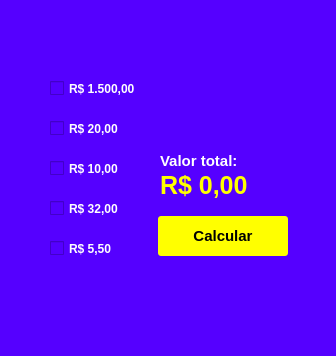
<?xml version="1.0" encoding="UTF-8"?>
<ui version="4.0">
 <class>MainWindow</class>
 <widget class="QMainWindow" name="MainWindow">
  <property name="geometry">
   <rect>
    <x>0</x>
    <y>0</y>
    <width>336</width>
    <height>356</height>
   </rect>
  </property>
  <property name="windowTitle">
   <string>Calculadora de Preços (Aula 16 - CheckBox)</string>
  </property>
  <property name="styleSheet">
   <string notr="true">background-color:rgb(85, 0, 255);</string>
  </property>
  <widget class="QWidget" name="centralwidget">
   <widget class="QPushButton" name="pushButton">
    <property name="geometry">
     <rect>
      <x>158</x>
      <y>216</y>
      <width>130</width>
      <height>40</height>
     </rect>
    </property>
    <property name="cursor">
     <cursorShape>PointingHandCursor</cursorShape>
    </property>
    <property name="styleSheet">
     <string notr="true">QPushButton{background-color:rgb(255, 255, 0);font-weight:bold;font-size:15px;border:0;border-radius:3px;} QPushButton:hover{background-color:rgb(195, 195, 0);}QPushButton:pressed{background-color:rgb(81, 81, 0);}</string>
    </property>
    <property name="text">
     <string>Calcular</string>
    </property>
   </widget>
   <widget class="QLabel" name="label">
    <property name="geometry">
     <rect>
      <x>160</x>
      <y>146</y>
      <width>120</width>
      <height>30</height>
     </rect>
    </property>
    <property name="styleSheet">
     <string notr="true">font-size:15px;font-weight:bold;color:#fff;</string>
    </property>
    <property name="text">
     <string>Valor total:</string>
    </property>
   </widget>
   <widget class="QCheckBox" name="checkBox">
    <property name="geometry">
     <rect>
      <x>50</x>
      <y>80</y>
      <width>111</width>
      <height>17</height>
     </rect>
    </property>
    <property name="styleSheet">
     <string notr="true">color:#fff;font-weight:bold;</string>
    </property>
    <property name="text">
     <string>R$ 1.500,00</string>
    </property>
   </widget>
   <widget class="QCheckBox" name="checkBox_2">
    <property name="geometry">
     <rect>
      <x>50</x>
      <y>120</y>
      <width>91</width>
      <height>17</height>
     </rect>
    </property>
    <property name="styleSheet">
     <string notr="true">color:#fff;font-weight:bold;</string>
    </property>
    <property name="text">
     <string>R$ 20,00</string>
    </property>
   </widget>
   <widget class="QCheckBox" name="checkBox_3">
    <property name="geometry">
     <rect>
      <x>50</x>
      <y>160</y>
      <width>91</width>
      <height>17</height>
     </rect>
    </property>
    <property name="styleSheet">
     <string notr="true">color:#fff;font-weight:bold;</string>
    </property>
    <property name="text">
     <string>R$ 10,00</string>
    </property>
   </widget>
   <widget class="QCheckBox" name="checkBox_4">
    <property name="geometry">
     <rect>
      <x>50</x>
      <y>200</y>
      <width>91</width>
      <height>17</height>
     </rect>
    </property>
    <property name="styleSheet">
     <string notr="true">color:#fff;font-weight:bold;</string>
    </property>
    <property name="text">
     <string>R$ 32,00</string>
    </property>
   </widget>
   <widget class="QCheckBox" name="checkBox_5">
    <property name="geometry">
     <rect>
      <x>50</x>
      <y>240</y>
      <width>91</width>
      <height>17</height>
     </rect>
    </property>
    <property name="styleSheet">
     <string notr="true">color:#fff;font-weight:bold;</string>
    </property>
    <property name="text">
     <string>R$ 5,50</string>
    </property>
   </widget>
   <widget class="QLabel" name="label_2">
    <property name="geometry">
     <rect>
      <x>160</x>
      <y>170</y>
      <width>151</width>
      <height>30</height>
     </rect>
    </property>
    <property name="styleSheet">
     <string notr="true">font-size:25px;font-weight:bold;color:rgb(255, 255, 0);</string>
    </property>
    <property name="text">
     <string>R$ 0,00</string>
    </property>
   </widget>
  </widget>
 </widget>
 <resources/>
 <connections/>
</ui>
